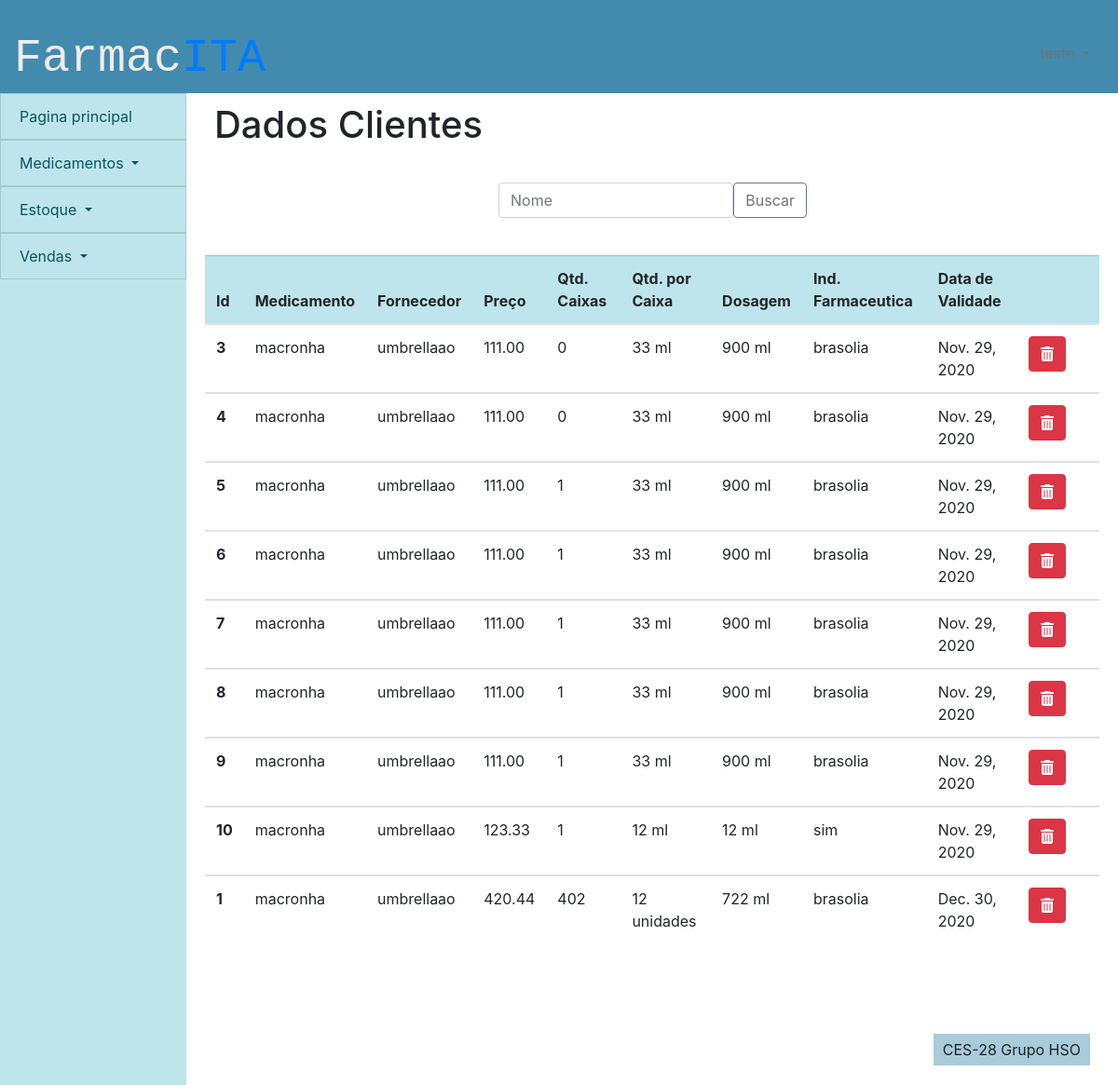
The page /controle_estoque/editar_lote (signed in) on the database as committed earlier.
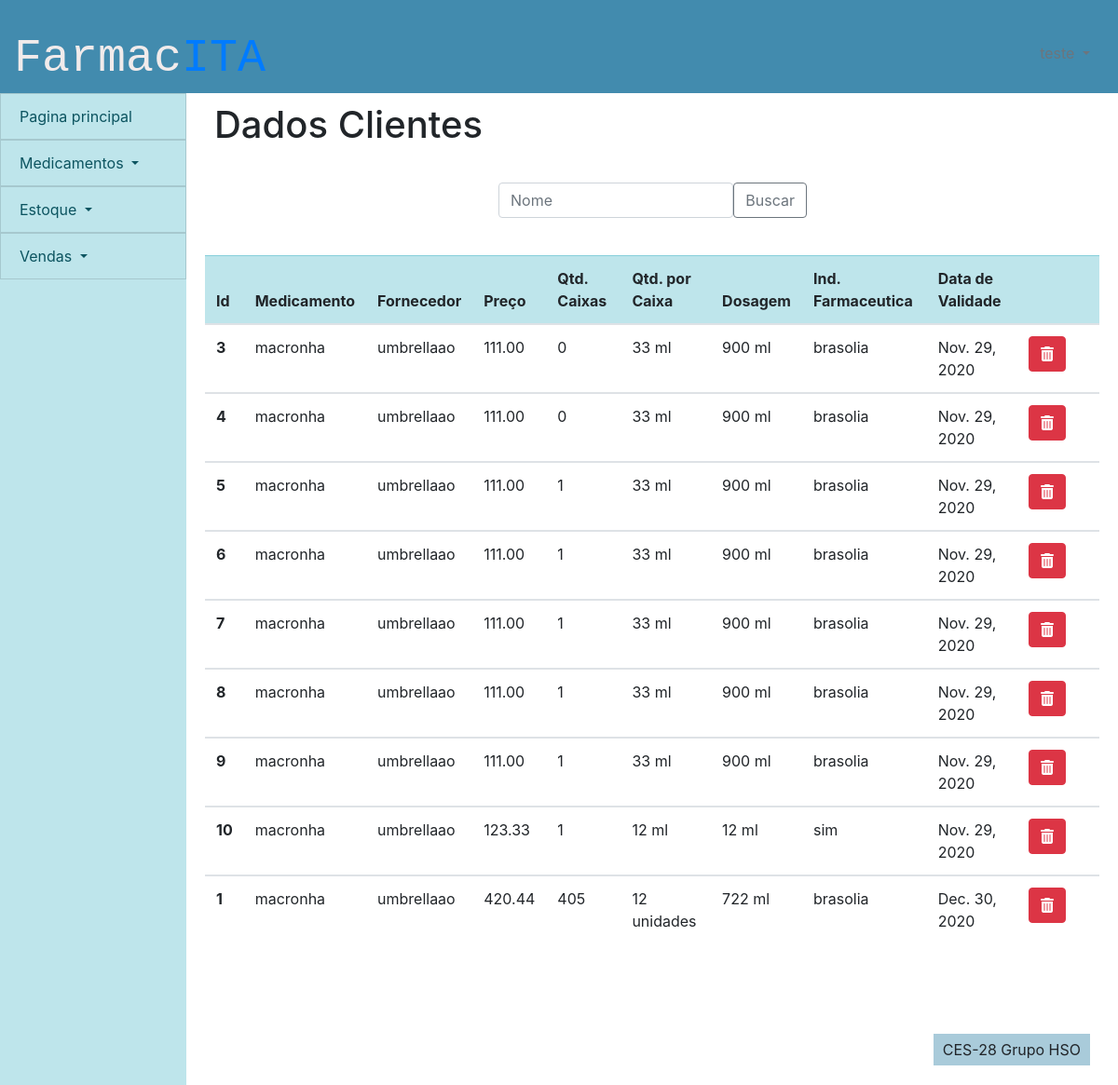
The same page on the database as committed later.
### controle_estoque/models.py (models this page shows)
class lote_medicamento(models.Model):
    id_lote_medicamento = models.AutoField(primary_key=True)
    id_medicamento = models.ForeignKey(medicamento,on_delete=models.PROTECT)
    id_fornecedor = models.ForeignKey(fornecedor,on_delete=models.PROTECT)
    preco = models.DecimalField(max_digits=40,decimal_places=2)
    quantidade_de_caixas = models.CharField(max_length=100)
    quantidade_por_caixa = models.CharField(max_length=100)
    dosagem = models.CharField(max_length=100)
    data_de_validade = models.DateField(auto_now=False,auto_now_add=False,null=False)
    industria_farmaceutica = models.CharField(max_length=100)
    excluido = models.BooleanField(default=False)
    class Meta:
        db_table = 'lote_medicamento'

### cadastro_medicamentos/models.py (models this page shows, shortened)
class medicamento(models.Model):
    id_medicamento = models.AutoField(primary_key=True)
    nome_medicamento = models.CharField(max_length=100)
    classificacao = models.CharField(max_length=100, default='Sem tarja')
    principio_ativo = models.CharField(max_length=100)
    excluido = models.BooleanField(default=False)

### pessoas/models.py (models this page shows)
class fornecedor(models.Model):
    id_fornecedor = models.AutoField(primary_key=True)
    nome_fornecedor = models.CharField(max_length=100)
    cnpj = models.CharField(max_length=18)
    telefone = models.CharField(max_length=15)
    ativo = models.BooleanField(default=True)

### controle_estoque/views.py (the view)
# urls.py: path('editar_lote',views.editar_lote, name = 'editar_lote')
def editar_lote(request):
    cargo = funcionario.objects.get(user=request.user).cargo
    if request.user.is_authenticated:
        lista = lote_medicamento.objects.all().order_by('data_de_validade')
        busca = request.GET.get('buscalote')
        if busca:
            lista = lote_medicamento.objects.filter(id_medicamento__in=medicamento.objects.filter(nome_medicamento__icontains = busca)).order_by('data_de_validade')
        delete = request.GET.get('delete')
        if delete:
            teste = lote_medicamento.objects.filter(id_lote_medicamento = delete)
            teste.update(excluido= True)
        return render(request,'estoque/pagina_edicao_lote.html',{'lista':lista,'cargo':cargo})
    else:
        return failed_login(request)

### frontend/estoque/pagina_edicao_lote.html (shortened to what this page needs)
{% extends 'template/padrao.html' %}
{% load static %}
{%block titulo-conteudo %}
Dados Clientes
{% endblock %}
{% block content %}
<div>
    <div class="row formulario">
        <div class="col-sm-12">
            <div>
                <form method="GET">
                    <div class="input-group-prepend">
                        <input type="text" class="form-control" placeholder="Nome" name="buscalote" id="buscalote">
                    <button class="btn btn-outline-secondary" type="submit" id="button-addon1">Buscar</button>
                    </div>
                    </form>
            </div>
        </div>
    </div>
    <div class="tabela">
        <table class="table table-hover">
            <thead class="table-info">
                <tr>
                    <th scope="col">Id</th>
                    <th scope="col">Medicamento</th>
                    <th scope="col">Fornecedor</th>
                    <th scope="col">Preço</th>
                    <th scope="col">Qtd. Caixas</th>
                    <th scope="col">Qtd. por Caixa</th>
                    <th scope="col">Dosagem</th>
                    <th scope="col">Ind. Farmaceutica</th>
                    <th scope="col">Data de Validade</th>
                    <th></th>
                    <th></th>
                </tr>
            </thead>
            {% for i in lista %}
            {% if not i.excluido %}
            <tbody>
                <tr class={{i.id_lote_medicamento}}>
                    <th scope="row">{{i.id_lote_medicamento}}</th>
                    <td class = "nome_medicamento">{{i.id_medicamento.nome_medicamento}}</td>
                    <td class = "nome_fornecedor">{{i.id_fornecedor.nome_fornecedor}}</td>
                    <td class = "preco">{{i.preco}}</td>
                    <td class = "qtd_caixas">{{i.quantidade_de_caixas}}</td>
                    <td class = "qtd_caixas">{{i.quantidade_por_caixa}}</td>
                    <td class = "qtd_caixas">{{i.dosagem}}</td>
                    <td class = "qtd_caixas">{{i.industria_farmaceutica}}</td>
                    <td class = "qtd_caixas">{{i.data_de_validade}}</td>
                    <td>
                        <form class= "centro">
                            <button  value = {{i.id_lote_medicamento}} name = 'delete' class="btn btn-danger botao" type = "submit"><i class="fas fa-trash-alt"></i></button>
                        </form>
                    </td>
                </tr>
            </tbody>
            {% endif %}
            {% endfor %}
        </table>
    </div>
</div>
{% endblock %}

Rows that differ between the two databases and show on the page:
changed lote_medicamento "12 unidades": quantidade_de_caixas "402" → "405"
